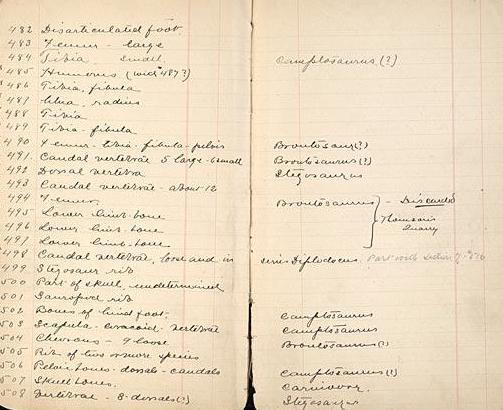
#> input picture demo/brown-1899/images/06.jpg, 503 x 410 px, found by its file name
$ python text_segment.py
#> lines starting #> are read from the running program, lines starting #| are printed output that depends on the picture; after the words box and inside, x2 and y2 are one past the last pixel; in counts of white or black regions, pixels touching at a corner belong together
"""
Text-based image segmentation
"""

import cv2
import os
from matplotlib import pyplot as plt
import numpy as np

#for filename in os.listdir(""):

image = cv2.imread("/Users/smritijha/amnh/06.jpg")
#> image is the input picture: shape (410, 503, 3); mean B, G, R 194.7, 220, 236.2
gray = cv2.cvtColor(image,cv2.COLOR_BGR2GRAY) # grayscale
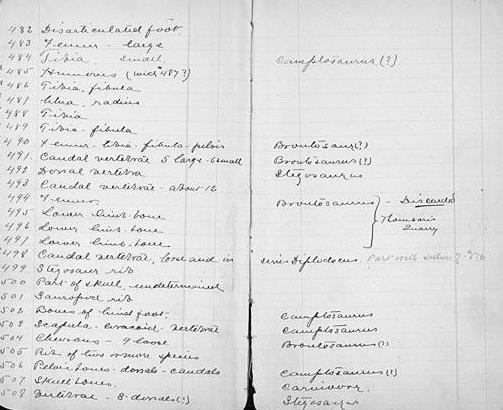
#> gray: shape (410, 503); min 1, max 253, mean 222
img = cv2.medianBlur(gray,5)
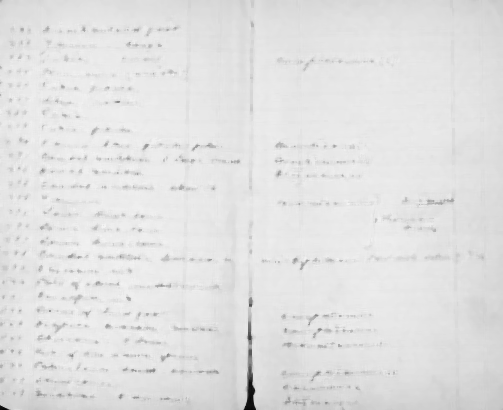
#> img: shape (410, 503); min 5, max 244, mean 225.6

#cv2.imshow('gray_image',gray)

#th2 = cv2.adaptiveThreshold(img,255,cv2.ADAPTIVE_THRESH_MEAN_C,cv2.THRESH_BINARY,11,2)

ret,th1 = cv2.threshold(gray,200,255,cv2.THRESH_BINARY_INV)
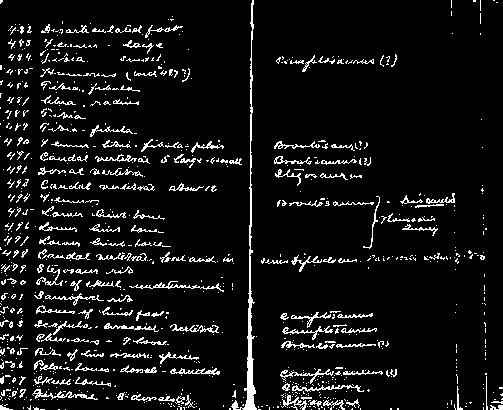
#> th1: shape (410, 503); 7.6% white in thin lines or dots

th3 = cv2.adaptiveThreshold(img,255,cv2.ADAPTIVE_THRESH_GAUSSIAN_C,cv2.THRESH_BINARY_INV,11,2)
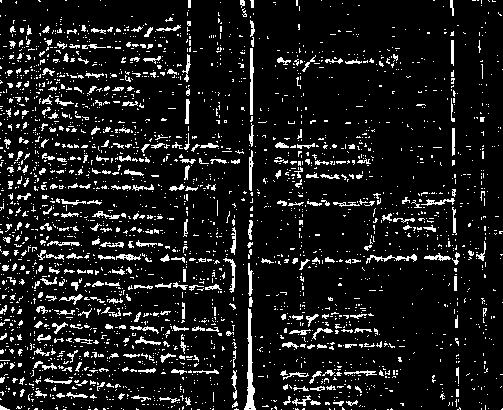
#> th3: shape (410, 503); 10.5% white in thin lines or dots

#kernel
kernel = np.ones((2,2),np.uint8)

#noise removal
#-------------------
opening = cv2.morphologyEx(th3,cv2.MORPH_OPEN,kernel, iterations = 1)
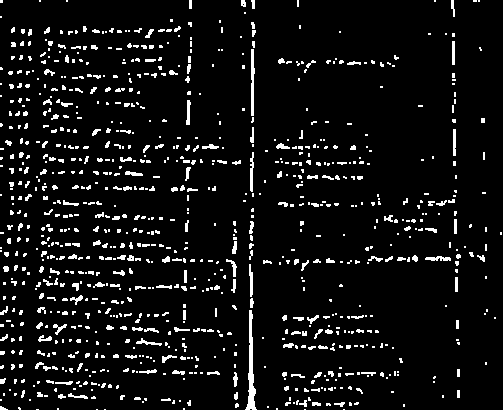
#> opening: shape (410, 503); 7% white in thin lines or dots
#--------------------

morphKernel = cv2.getStructuringElement(cv2.MORPH_CROSS,(3,3))

#dilate to get connected components
dilation = cv2.dilate(opening,morphKernel,iterations = 3)
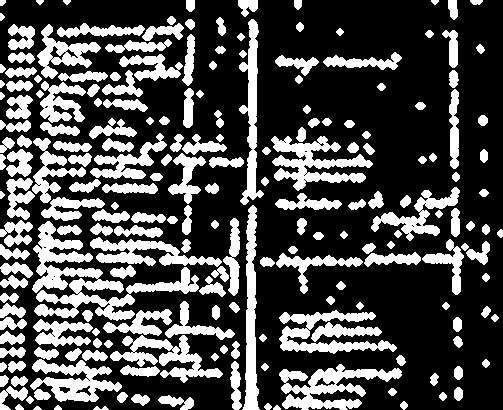
#> dilation: shape (410, 503); 30.2% white; 206 white regions

contours,hierarchy = cv2.findContours(dilation,cv2.RETR_EXTERNAL,cv2.CHAIN_APPROX_SIMPLE)
#> contours = 206 contours, 10 with area under 20; largest, box (x1, y1, x2, y2) and area: (32, 221, 199, 321) 4202, (279, 364, 402, 410) 2308, (271, 136, 373, 191) 2141, (30, 359, 122, 402) 1824, (279, 310, 397, 354) 1757


#write words to image directory
words_dir = '/Users/smritijha/amnh/img_dir'
count = 0


for contour in contours:
    # get rectangle bounding contour
    [x,y,w,h] = cv2.boundingRect(contour)

    # discard areas that are too large
    if h>30:
        continue

    # discard areas that are too small
    if h<10 or w<20:
        continue

    # draw rectangle around contour on original image
    cv2.rectangle(gray,(x,y),(x+w,y+h),(100,0,100),1)

    #save filename as a counter
    count = count + 1
    filenum = "{0:0>3}".format(count) #format for filename counter
    #print filenum

    filename = str(filenum)+'.png'
    fullpath = os.path.join(words_dir, filename)

    # NOTE: its img[y: y + h, x: x + w] and *not* img[x: x + w, y: y + h]
    crop_img = image[y:y+h, x:x+w]
    cv2.imwrite(fullpath, crop_img)
#> this loop made 206 passes
#> (x, y, w, h) on passes 1, 3, 4: (93, 406, 16, 4), (273, 405, 8, 5), (54, 405, 8, 5)
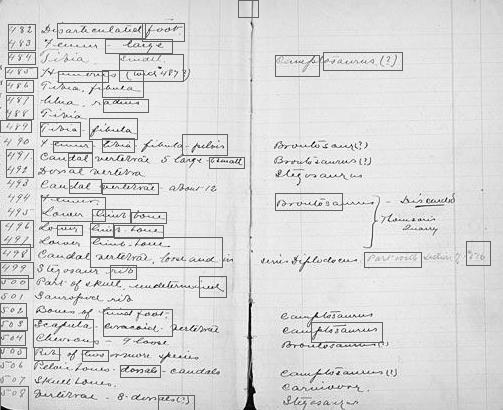
#> gray: shape (410, 503); 2.99% of pixels changed, all inside (x1, y1, x2, y2) = (0, 0, 491, 410)
#> after the loop, count = 54


#cv2.imshow('detection_img',gray)
#cv2.waitKey(0)
#cv2.destroyAllWindows()


titles = ['Original Image', 'Global Thresholding (v = 180)', 'th3', 'dilated']
images = [gray, th1, th3, dilation]

for i in xrange(4):
    plt.subplot(2,2,i+1),plt.imshow(images[i],'gray')
    plt.title(titles[i])
    plt.xticks([]),plt.yticks([])

plt.show()

$ run again, with demo/brown-1899/images/07.jpg copied over demo/brown-1899/images/06.jpg
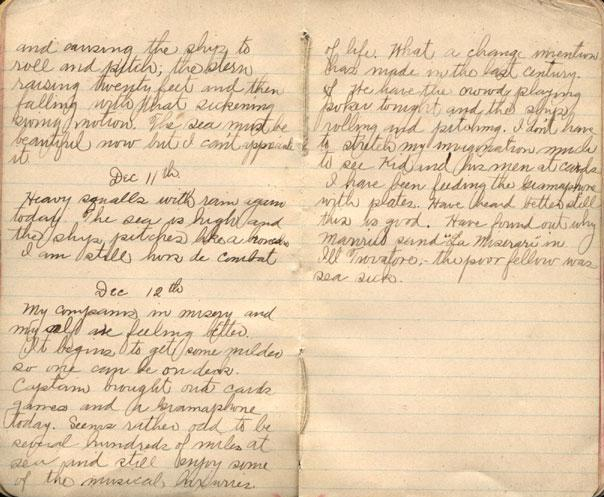
#> input picture demo/brown-1899/images/07.jpg, 604 x 497 px, found by its file name
#> image is the input picture: shape (497, 604, 3); mean B, G, R 173.6, 205.2, 229.5
#> `ret,th1 = cv2.threshold(gray,200,255,cv2.THRESH_BINARY_INV)`:
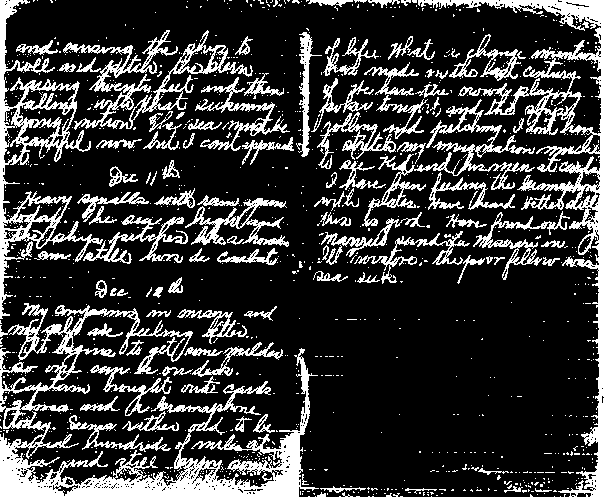
#> th1: shape (497, 604); 21.5% white; 1099 white regions (997 under 20 px), largest, box (x1, y1, x2, y2) and area: (0, 303, 319, 497) 15408, (418, 0, 604, 497) 10265, (0, 0, 103, 319) 6037
#> th3: shape (497, 604); 18.3% white; 2841 white regions (2333 under 20 px), largest, box (x1, y1, x2, y2) and area: (191, 215, 289, 247) 876, (0, 0, 14, 311) 852, (598, 134, 604, 385) 792
#> opening: shape (497, 604); 15.3% white; 1439 white regions (830 under 20 px), largest, box (x1, y1, x2, y2) and area: (0, 0, 15, 312) 1093, (303, 63, 311, 158) 465, (521, 182, 596, 209) 446
#> dilation: shape (497, 604); 48% white; 225 white regions
#> contours = 225 contours, 2 with area under 20; largest, box (x1, y1, x2, y2) and area: (0, 0, 604, 497) 104092, (0, 302, 319, 497) 38413, (287, 345, 332, 497) 1950, (176, 308, 259, 348) 1399, (75, 190, 152, 228) 1222
#> the loop `for contour in contours:` made 225 passes
#> (x, y, w, h) on passes 2, 4, 5: (121, 493, 11, 4), (318, 492, 11, 5), (272, 492, 12, 5)
#> after the loop `for contour in contours:`:
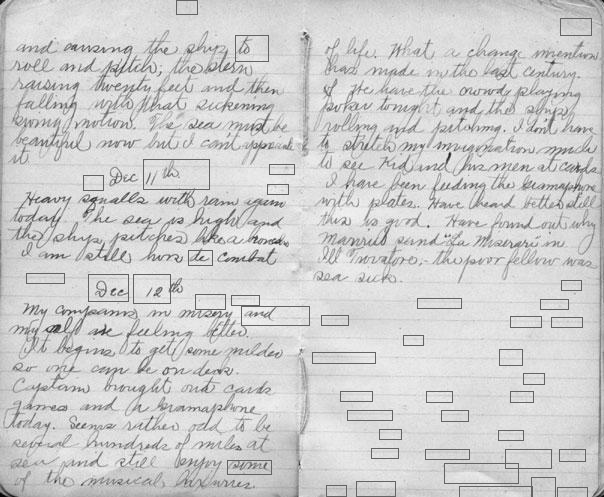
#> gray: shape (497, 604); min 1, max 250, mean 207.3
#> after the loop `for contour in contours:`: count = 42
